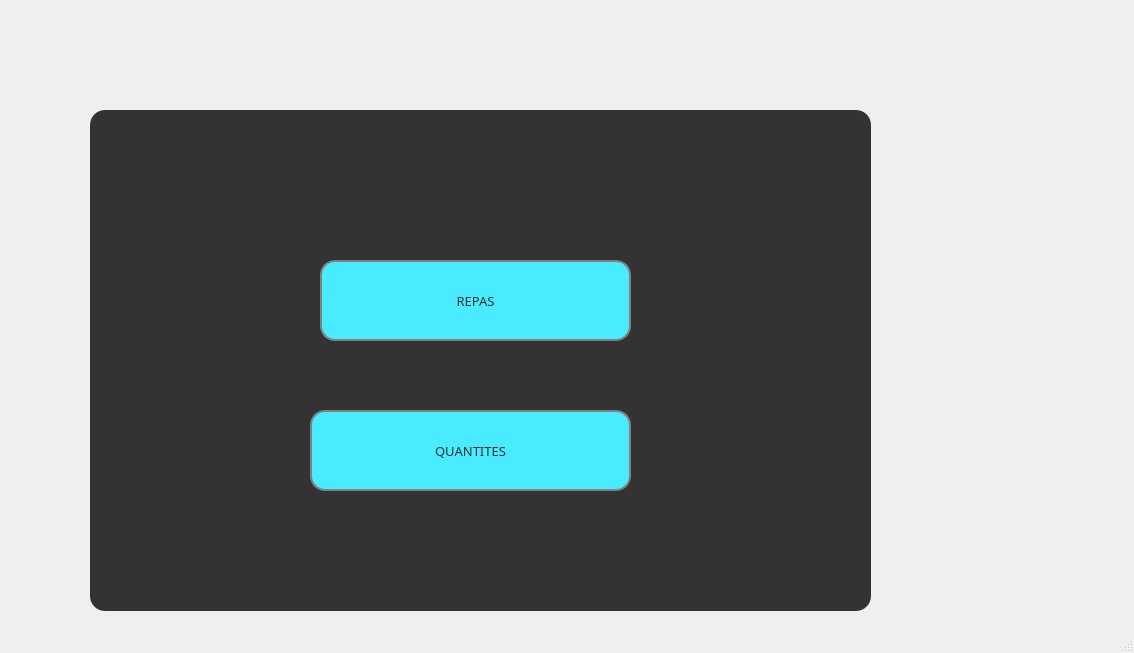
<?xml version="1.0" encoding="UTF-8"?>
<ui version="4.0">
 <class>Menu1</class>
 <widget class="QMainWindow" name="Menu1">
  <property name="geometry">
   <rect>
    <x>0</x>
    <y>0</y>
    <width>1134</width>
    <height>653</height>
   </rect>
  </property>
  <property name="windowTitle">
   <string>MainWindow</string>
  </property>
  <widget class="QWidget" name="centralwidget">
   <widget class="QFrame" name="frame">
    <property name="geometry">
     <rect>
      <x>90</x>
      <y>110</y>
      <width>781</width>
      <height>501</height>
     </rect>
    </property>
    <property name="styleSheet">
     <string notr="true">*{
font-family:century gothic ; 
front-size:24px
}
QFrame
{
 background:#333;
border-radius:15px; 
}
QPushButton
{
background:red ; 
border-radius:60px; 
}
QToolButton
{
backfround:red;
boder-radius:60px;
}</string>
    </property>
    <property name="frameShape">
     <enum>QFrame::StyledPanel</enum>
    </property>
    <property name="frameShadow">
     <enum>QFrame::Raised</enum>
    </property>
    <widget class="QTableView" name="tablequantite">
     <property name="geometry">
      <rect>
       <x>660</x>
       <y>90</y>
       <width>411</width>
       <height>251</height>
      </rect>
     </property>
    </widget>
    <widget class="QPushButton" name="sauvegarder">
     <property name="geometry">
      <rect>
       <x>230</x>
       <y>150</y>
       <width>311</width>
       <height>81</height>
      </rect>
     </property>
     <property name="font">
      <font>
       <family>century gothic</family>
       <pointsize>10</pointsize>
      </font>
     </property>
     <property name="styleSheet">
      <string notr="true">QPushButton
{
background:#49ebff ; 
border-radius:15px; 
color:#333; 
border: 2px solid gray ;
padding: 0.8px;
}
QPushButton:hover
{
color:#333; 
border-radius:15px;
background:#c7cf00;
border: 2px solid gray ;
padding: 0.8px;
}</string>
     </property>
     <property name="text">
      <string>REPAS</string>
     </property>
    </widget>
    <widget class="QPushButton" name="sauvegarder_2">
     <property name="geometry">
      <rect>
       <x>220</x>
       <y>300</y>
       <width>321</width>
       <height>81</height>
      </rect>
     </property>
     <property name="font">
      <font>
       <family>century gothic</family>
       <pointsize>10</pointsize>
      </font>
     </property>
     <property name="styleSheet">
      <string notr="true">QPushButton
{
background:#49ebff ; 
border-radius:15px; 
color:#333; 
border: 2px solid gray ;
padding: 0.8px;
}
QPushButton:hover
{
color:#333; 
border-radius:15px;
background:#c7cf00;
border: 2px solid gray ;
padding: 0.8px;
}</string>
     </property>
     <property name="text">
      <string>QUANTITES</string>
     </property>
    </widget>
   </widget>
  </widget>
  <widget class="QMenuBar" name="menubar">
   <property name="geometry">
    <rect>
     <x>0</x>
     <y>0</y>
     <width>1134</width>
     <height>26</height>
    </rect>
   </property>
  </widget>
  <widget class="QStatusBar" name="statusbar"/>
 </widget>
 <resources/>
 <connections/>
</ui>
